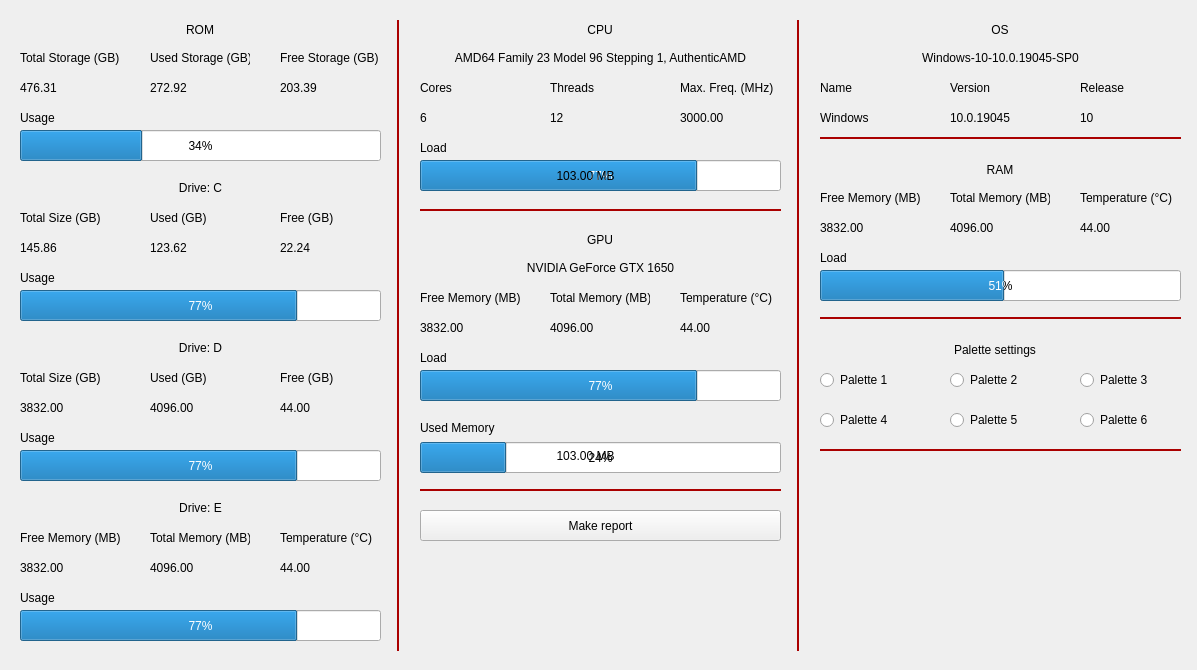
<?xml version="1.0" encoding="UTF-8"?>
<ui version="4.0">
 <class>MainWindow</class>
 <widget class="QMainWindow" name="MainWindow">
  <property name="geometry">
   <rect>
    <x>0</x>
    <y>0</y>
    <width>1197</width>
    <height>670</height>
   </rect>
  </property>
  <property name="focusPolicy">
   <enum>Qt::FocusPolicy::NoFocus</enum>
  </property>
  <property name="windowTitle">
   <string>SyS-health</string>
  </property>
  <widget class="QWidget" name="centralwidget">
   <widget class="Line" name="line">
    <property name="geometry">
     <rect>
      <x>390</x>
      <y>20</y>
      <width>16</width>
      <height>631</height>
     </rect>
    </property>
    <property name="styleSheet">
     <string notr="true">color: rgb(170, 0, 0)</string>
    </property>
    <property name="frameShadow">
     <enum>QFrame::Shadow::Plain</enum>
    </property>
    <property name="lineWidth">
     <number>2</number>
    </property>
    <property name="orientation">
     <enum>Qt::Orientation::Vertical</enum>
    </property>
   </widget>
   <widget class="QLabel" name="label_cpu">
    <property name="geometry">
     <rect>
      <x>475</x>
      <y>20</y>
      <width>250</width>
      <height>20</height>
     </rect>
    </property>
    <property name="text">
     <string>CPU</string>
    </property>
    <property name="alignment">
     <set>Qt::AlignmentFlag::AlignCenter</set>
    </property>
   </widget>
   <widget class="QLabel" name="label_rom">
    <property name="geometry">
     <rect>
      <x>75</x>
      <y>20</y>
      <width>250</width>
      <height>20</height>
     </rect>
    </property>
    <property name="text">
     <string>ROM</string>
    </property>
    <property name="alignment">
     <set>Qt::AlignmentFlag::AlignCenter</set>
    </property>
   </widget>
   <widget class="QLabel" name="label_gpu">
    <property name="geometry">
     <rect>
      <x>475</x>
      <y>230</y>
      <width>250</width>
      <height>20</height>
     </rect>
    </property>
    <property name="text">
     <string>GPU</string>
    </property>
    <property name="alignment">
     <set>Qt::AlignmentFlag::AlignCenter</set>
    </property>
   </widget>
   <widget class="QLabel" name="label_ram">
    <property name="geometry">
     <rect>
      <x>875</x>
      <y>160</y>
      <width>250</width>
      <height>20</height>
     </rect>
    </property>
    <property name="text">
     <string>RAM</string>
    </property>
    <property name="alignment">
     <set>Qt::AlignmentFlag::AlignCenter</set>
    </property>
   </widget>
   <widget class="QLabel" name="label_8">
    <property name="geometry">
     <rect>
      <x>550</x>
      <y>80</y>
      <width>100</width>
      <height>16</height>
     </rect>
    </property>
    <property name="text">
     <string>Threads</string>
    </property>
   </widget>
   <widget class="QLabel" name="label_cpu_threads_value">
    <property name="geometry">
     <rect>
      <x>550</x>
      <y>110</y>
      <width>100</width>
      <height>16</height>
     </rect>
    </property>
    <property name="text">
     <string>12</string>
    </property>
   </widget>
   <widget class="QLabel" name="label_cpu_name">
    <property name="geometry">
     <rect>
      <x>420</x>
      <y>50</y>
      <width>361</width>
      <height>16</height>
     </rect>
    </property>
    <property name="text">
     <string>AMD64 Family 23 Model 96 Stepping 1, AuthenticAMD</string>
    </property>
    <property name="alignment">
     <set>Qt::AlignmentFlag::AlignCenter</set>
    </property>
   </widget>
   <widget class="QLabel" name="label_11">
    <property name="geometry">
     <rect>
      <x>420</x>
      <y>80</y>
      <width>100</width>
      <height>16</height>
     </rect>
    </property>
    <property name="text">
     <string>Cores</string>
    </property>
   </widget>
   <widget class="QLabel" name="label_cpu_cores_value">
    <property name="geometry">
     <rect>
      <x>420</x>
      <y>110</y>
      <width>100</width>
      <height>16</height>
     </rect>
    </property>
    <property name="text">
     <string>6</string>
    </property>
   </widget>
   <widget class="QLabel" name="label_cpu_max_freq_value">
    <property name="geometry">
     <rect>
      <x>680</x>
      <y>110</y>
      <width>100</width>
      <height>16</height>
     </rect>
    </property>
    <property name="text">
     <string>3000.00</string>
    </property>
   </widget>
   <widget class="QLabel" name="label_14">
    <property name="geometry">
     <rect>
      <x>680</x>
      <y>80</y>
      <width>100</width>
      <height>16</height>
     </rect>
    </property>
    <property name="text">
     <string>Max. Freq. (MHz)</string>
    </property>
   </widget>
   <widget class="QLabel" name="label_gpu_free_value">
    <property name="geometry">
     <rect>
      <x>420</x>
      <y>320</y>
      <width>100</width>
      <height>16</height>
     </rect>
    </property>
    <property name="text">
     <string>3832.00</string>
    </property>
   </widget>
   <widget class="QLabel" name="label_16">
    <property name="geometry">
     <rect>
      <x>680</x>
      <y>290</y>
      <width>100</width>
      <height>16</height>
     </rect>
    </property>
    <property name="text">
     <string>Temperature (°C)</string>
    </property>
   </widget>
   <widget class="QLabel" name="label_gpu_total_value">
    <property name="geometry">
     <rect>
      <x>550</x>
      <y>320</y>
      <width>100</width>
      <height>16</height>
     </rect>
    </property>
    <property name="text">
     <string>4096.00</string>
    </property>
   </widget>
   <widget class="QLabel" name="label_18">
    <property name="geometry">
     <rect>
      <x>550</x>
      <y>290</y>
      <width>100</width>
      <height>16</height>
     </rect>
    </property>
    <property name="text">
     <string>Total Memory (MB)</string>
    </property>
   </widget>
   <widget class="QLabel" name="label_gpu_temp_value">
    <property name="geometry">
     <rect>
      <x>680</x>
      <y>320</y>
      <width>100</width>
      <height>16</height>
     </rect>
    </property>
    <property name="text">
     <string>44.00</string>
    </property>
   </widget>
   <widget class="QLabel" name="label_20">
    <property name="geometry">
     <rect>
      <x>420</x>
      <y>290</y>
      <width>100</width>
      <height>16</height>
     </rect>
    </property>
    <property name="text">
     <string>Free Memory (MB)</string>
    </property>
   </widget>
   <widget class="QLabel" name="label_gpu_name">
    <property name="geometry">
     <rect>
      <x>420</x>
      <y>260</y>
      <width>361</width>
      <height>16</height>
     </rect>
    </property>
    <property name="text">
     <string>NVIDIA GeForce GTX 1650</string>
    </property>
    <property name="alignment">
     <set>Qt::AlignmentFlag::AlignCenter</set>
    </property>
   </widget>
   <widget class="QProgressBar" name="progressBar">
    <property name="geometry">
     <rect>
      <x>420</x>
      <y>370</y>
      <width>361</width>
      <height>31</height>
     </rect>
    </property>
    <property name="value">
     <number>77</number>
    </property>
   </widget>
   <widget class="QLabel" name="label_22">
    <property name="geometry">
     <rect>
      <x>420</x>
      <y>350</y>
      <width>100</width>
      <height>16</height>
     </rect>
    </property>
    <property name="text">
     <string>Load</string>
    </property>
   </widget>
   <widget class="QProgressBar" name="progressBar_2">
    <property name="geometry">
     <rect>
      <x>420</x>
      <y>442</y>
      <width>361</width>
      <height>31</height>
     </rect>
    </property>
    <property name="value">
     <number>24</number>
    </property>
    <property name="textVisible">
     <bool>true</bool>
    </property>
   </widget>
   <widget class="QLabel" name="label_23">
    <property name="geometry">
     <rect>
      <x>420</x>
      <y>420</y>
      <width>100</width>
      <height>16</height>
     </rect>
    </property>
    <property name="text">
     <string>Used Memory</string>
    </property>
   </widget>
   <widget class="Line" name="line_2">
    <property name="geometry">
     <rect>
      <x>420</x>
      <y>200</y>
      <width>361</width>
      <height>21</height>
     </rect>
    </property>
    <property name="styleSheet">
     <string notr="true">color: rgb(170, 0, 0)</string>
    </property>
    <property name="frameShadow">
     <enum>QFrame::Shadow::Plain</enum>
    </property>
    <property name="lineWidth">
     <number>2</number>
    </property>
    <property name="midLineWidth">
     <number>0</number>
    </property>
    <property name="orientation">
     <enum>Qt::Orientation::Horizontal</enum>
    </property>
   </widget>
   <widget class="QLabel" name="label_24">
    <property name="geometry">
     <rect>
      <x>420</x>
      <y>440</y>
      <width>331</width>
      <height>31</height>
     </rect>
    </property>
    <property name="text">
     <string>103.00 MB</string>
    </property>
    <property name="alignment">
     <set>Qt::AlignmentFlag::AlignCenter</set>
    </property>
   </widget>
   <widget class="QWidget" name="widget_rom_disk" native="true">
    <property name="geometry">
     <rect>
      <x>20</x>
      <y>180</y>
      <width>361</width>
      <height>141</height>
     </rect>
    </property>
    <widget class="QLabel" name="label_30">
     <property name="geometry">
      <rect>
       <x>0</x>
       <y>30</y>
       <width>100</width>
       <height>16</height>
      </rect>
     </property>
     <property name="text">
      <string>Total Size (GB)</string>
     </property>
    </widget>
    <widget class="QLabel" name="label_29">
     <property name="geometry">
      <rect>
       <x>260</x>
       <y>30</y>
       <width>100</width>
       <height>16</height>
      </rect>
     </property>
     <property name="text">
      <string>Free (GB)</string>
     </property>
    </widget>
    <widget class="QLabel" name="label_rom_disk_free_value">
     <property name="geometry">
      <rect>
       <x>260</x>
       <y>60</y>
       <width>100</width>
       <height>16</height>
      </rect>
     </property>
     <property name="text">
      <string>22.24</string>
     </property>
    </widget>
    <widget class="QLabel" name="label_rom_disk_total_value">
     <property name="geometry">
      <rect>
       <x>0</x>
       <y>60</y>
       <width>100</width>
       <height>16</height>
      </rect>
     </property>
     <property name="text">
      <string>145.86</string>
     </property>
    </widget>
    <widget class="QLabel" name="label_25">
     <property name="geometry">
      <rect>
       <x>130</x>
       <y>30</y>
       <width>100</width>
       <height>16</height>
      </rect>
     </property>
     <property name="text">
      <string>Used (GB)</string>
     </property>
    </widget>
    <widget class="QLabel" name="label_rom_disk_used_value">
     <property name="geometry">
      <rect>
       <x>130</x>
       <y>60</y>
       <width>100</width>
       <height>16</height>
      </rect>
     </property>
     <property name="text">
      <string>123.62</string>
     </property>
    </widget>
    <widget class="QLabel" name="label_31">
     <property name="geometry">
      <rect>
       <x>0</x>
       <y>90</y>
       <width>100</width>
       <height>16</height>
      </rect>
     </property>
     <property name="text">
      <string>Usage</string>
     </property>
    </widget>
    <widget class="QProgressBar" name="progressBar_rom_disk">
     <property name="geometry">
      <rect>
       <x>0</x>
       <y>110</y>
       <width>361</width>
       <height>31</height>
      </rect>
     </property>
     <property name="value">
      <number>77</number>
     </property>
    </widget>
    <widget class="QLabel" name="label_rom_drive_name">
     <property name="geometry">
      <rect>
       <x>0</x>
       <y>0</y>
       <width>361</width>
       <height>16</height>
      </rect>
     </property>
     <property name="text">
      <string>Drive: C</string>
     </property>
     <property name="alignment">
      <set>Qt::AlignmentFlag::AlignCenter</set>
     </property>
    </widget>
   </widget>
   <widget class="QWidget" name="widget_2" native="true">
    <property name="geometry">
     <rect>
      <x>20</x>
      <y>340</y>
      <width>361</width>
      <height>141</height>
     </rect>
    </property>
    <widget class="QLabel" name="label_32">
     <property name="geometry">
      <rect>
       <x>0</x>
       <y>30</y>
       <width>100</width>
       <height>16</height>
      </rect>
     </property>
     <property name="text">
      <string>Total Size (GB)</string>
     </property>
    </widget>
    <widget class="QLabel" name="label_33">
     <property name="geometry">
      <rect>
       <x>260</x>
       <y>30</y>
       <width>100</width>
       <height>16</height>
      </rect>
     </property>
     <property name="text">
      <string>Free (GB)</string>
     </property>
    </widget>
    <widget class="QLabel" name="label_34">
     <property name="geometry">
      <rect>
       <x>260</x>
       <y>60</y>
       <width>100</width>
       <height>16</height>
      </rect>
     </property>
     <property name="text">
      <string>44.00</string>
     </property>
    </widget>
    <widget class="QLabel" name="label_35">
     <property name="geometry">
      <rect>
       <x>0</x>
       <y>60</y>
       <width>100</width>
       <height>16</height>
      </rect>
     </property>
     <property name="text">
      <string>3832.00</string>
     </property>
    </widget>
    <widget class="QLabel" name="label_36">
     <property name="geometry">
      <rect>
       <x>130</x>
       <y>30</y>
       <width>100</width>
       <height>16</height>
      </rect>
     </property>
     <property name="text">
      <string>Used (GB)</string>
     </property>
    </widget>
    <widget class="QLabel" name="label_37">
     <property name="geometry">
      <rect>
       <x>130</x>
       <y>60</y>
       <width>100</width>
       <height>16</height>
      </rect>
     </property>
     <property name="text">
      <string>4096.00</string>
     </property>
    </widget>
    <widget class="QLabel" name="label_38">
     <property name="geometry">
      <rect>
       <x>0</x>
       <y>90</y>
       <width>100</width>
       <height>16</height>
      </rect>
     </property>
     <property name="text">
      <string>Usage</string>
     </property>
    </widget>
    <widget class="QProgressBar" name="progressBar_4">
     <property name="geometry">
      <rect>
       <x>0</x>
       <y>110</y>
       <width>361</width>
       <height>31</height>
      </rect>
     </property>
     <property name="value">
      <number>77</number>
     </property>
    </widget>
    <widget class="QLabel" name="label_40">
     <property name="geometry">
      <rect>
       <x>0</x>
       <y>0</y>
       <width>361</width>
       <height>16</height>
      </rect>
     </property>
     <property name="text">
      <string>Drive: D</string>
     </property>
     <property name="alignment">
      <set>Qt::AlignmentFlag::AlignCenter</set>
     </property>
    </widget>
   </widget>
   <widget class="QWidget" name="widget_3" native="true">
    <property name="geometry">
     <rect>
      <x>20</x>
      <y>500</y>
      <width>361</width>
      <height>141</height>
     </rect>
    </property>
    <widget class="QLabel" name="label_49">
     <property name="geometry">
      <rect>
       <x>0</x>
       <y>30</y>
       <width>100</width>
       <height>16</height>
      </rect>
     </property>
     <property name="text">
      <string>Free Memory (MB)</string>
     </property>
    </widget>
    <widget class="QLabel" name="label_50">
     <property name="geometry">
      <rect>
       <x>260</x>
       <y>30</y>
       <width>100</width>
       <height>16</height>
      </rect>
     </property>
     <property name="text">
      <string>Temperature (°C)</string>
     </property>
    </widget>
    <widget class="QLabel" name="label_51">
     <property name="geometry">
      <rect>
       <x>260</x>
       <y>60</y>
       <width>100</width>
       <height>16</height>
      </rect>
     </property>
     <property name="text">
      <string>44.00</string>
     </property>
    </widget>
    <widget class="QLabel" name="label_52">
     <property name="geometry">
      <rect>
       <x>0</x>
       <y>60</y>
       <width>100</width>
       <height>16</height>
      </rect>
     </property>
     <property name="text">
      <string>3832.00</string>
     </property>
    </widget>
    <widget class="QLabel" name="label_53">
     <property name="geometry">
      <rect>
       <x>130</x>
       <y>30</y>
       <width>100</width>
       <height>16</height>
      </rect>
     </property>
     <property name="text">
      <string>Total Memory (MB)</string>
     </property>
    </widget>
    <widget class="QLabel" name="label_54">
     <property name="geometry">
      <rect>
       <x>130</x>
       <y>60</y>
       <width>100</width>
       <height>16</height>
      </rect>
     </property>
     <property name="text">
      <string>4096.00</string>
     </property>
    </widget>
    <widget class="QLabel" name="label_55">
     <property name="geometry">
      <rect>
       <x>0</x>
       <y>90</y>
       <width>100</width>
       <height>16</height>
      </rect>
     </property>
     <property name="text">
      <string>Usage</string>
     </property>
    </widget>
    <widget class="QProgressBar" name="progressBar_6">
     <property name="geometry">
      <rect>
       <x>0</x>
       <y>110</y>
       <width>361</width>
       <height>31</height>
      </rect>
     </property>
     <property name="value">
      <number>77</number>
     </property>
    </widget>
    <widget class="QLabel" name="label_56">
     <property name="geometry">
      <rect>
       <x>0</x>
       <y>0</y>
       <width>361</width>
       <height>16</height>
      </rect>
     </property>
     <property name="text">
      <string>Drive: E</string>
     </property>
     <property name="alignment">
      <set>Qt::AlignmentFlag::AlignCenter</set>
     </property>
    </widget>
   </widget>
   <widget class="Line" name="line_5">
    <property name="geometry">
     <rect>
      <x>790</x>
      <y>20</y>
      <width>16</width>
      <height>631</height>
     </rect>
    </property>
    <property name="styleSheet">
     <string notr="true">color: rgb(170, 0, 0)</string>
    </property>
    <property name="frameShadow">
     <enum>QFrame::Shadow::Plain</enum>
    </property>
    <property name="lineWidth">
     <number>2</number>
    </property>
    <property name="orientation">
     <enum>Qt::Orientation::Vertical</enum>
    </property>
   </widget>
   <widget class="QLabel" name="label_3">
    <property name="geometry">
     <rect>
      <x>950</x>
      <y>80</y>
      <width>100</width>
      <height>16</height>
     </rect>
    </property>
    <property name="text">
     <string>Version</string>
    </property>
   </widget>
   <widget class="QLabel" name="label_6">
    <property name="geometry">
     <rect>
      <x>950</x>
      <y>110</y>
      <width>100</width>
      <height>16</height>
     </rect>
    </property>
    <property name="text">
     <string>10.0.19045</string>
    </property>
   </widget>
   <widget class="QLabel" name="label_os">
    <property name="geometry">
     <rect>
      <x>875</x>
      <y>20</y>
      <width>250</width>
      <height>20</height>
     </rect>
    </property>
    <property name="text">
     <string>OS</string>
    </property>
    <property name="alignment">
     <set>Qt::AlignmentFlag::AlignCenter</set>
    </property>
   </widget>
   <widget class="QLabel" name="label">
    <property name="geometry">
     <rect>
      <x>820</x>
      <y>50</y>
      <width>361</width>
      <height>16</height>
     </rect>
    </property>
    <property name="text">
     <string>Windows-10-10.0.19045-SP0</string>
    </property>
    <property name="alignment">
     <set>Qt::AlignmentFlag::AlignCenter</set>
    </property>
   </widget>
   <widget class="QLabel" name="label_2">
    <property name="geometry">
     <rect>
      <x>820</x>
      <y>80</y>
      <width>100</width>
      <height>16</height>
     </rect>
    </property>
    <property name="text">
     <string>Name</string>
    </property>
   </widget>
   <widget class="QLabel" name="label_5">
    <property name="geometry">
     <rect>
      <x>820</x>
      <y>110</y>
      <width>100</width>
      <height>16</height>
     </rect>
    </property>
    <property name="text">
     <string>Windows</string>
    </property>
   </widget>
   <widget class="QLabel" name="label_7">
    <property name="geometry">
     <rect>
      <x>1080</x>
      <y>110</y>
      <width>100</width>
      <height>16</height>
     </rect>
    </property>
    <property name="text">
     <string>10</string>
    </property>
   </widget>
   <widget class="QLabel" name="label_4">
    <property name="geometry">
     <rect>
      <x>1080</x>
      <y>80</y>
      <width>100</width>
      <height>16</height>
     </rect>
    </property>
    <property name="text">
     <string>Release</string>
    </property>
   </widget>
   <widget class="QLabel" name="label_57">
    <property name="geometry">
     <rect>
      <x>150</x>
      <y>50</y>
      <width>100</width>
      <height>16</height>
     </rect>
    </property>
    <property name="text">
     <string>Used Storage (GB)</string>
    </property>
   </widget>
   <widget class="QLabel" name="label_rom_used_value">
    <property name="geometry">
     <rect>
      <x>150</x>
      <y>80</y>
      <width>100</width>
      <height>16</height>
     </rect>
    </property>
    <property name="text">
     <string>272.92</string>
    </property>
   </widget>
   <widget class="QLabel" name="label_rom_total_value">
    <property name="geometry">
     <rect>
      <x>20</x>
      <y>80</y>
      <width>100</width>
      <height>16</height>
     </rect>
    </property>
    <property name="text">
     <string>476.31</string>
    </property>
   </widget>
   <widget class="QLabel" name="label_rom_free_value">
    <property name="geometry">
     <rect>
      <x>280</x>
      <y>80</y>
      <width>100</width>
      <height>16</height>
     </rect>
    </property>
    <property name="text">
     <string>203.39</string>
    </property>
   </widget>
   <widget class="QLabel" name="label_61">
    <property name="geometry">
     <rect>
      <x>280</x>
      <y>50</y>
      <width>100</width>
      <height>16</height>
     </rect>
    </property>
    <property name="text">
     <string>Free Storage (GB)</string>
    </property>
   </widget>
   <widget class="QLabel" name="label_rom_total">
    <property name="geometry">
     <rect>
      <x>20</x>
      <y>50</y>
      <width>100</width>
      <height>16</height>
     </rect>
    </property>
    <property name="text">
     <string>Total Storage (GB)</string>
    </property>
   </widget>
   <widget class="QProgressBar" name="progressBar_rom">
    <property name="geometry">
     <rect>
      <x>20</x>
      <y>130</y>
      <width>361</width>
      <height>31</height>
     </rect>
    </property>
    <property name="value">
     <number>34</number>
    </property>
   </widget>
   <widget class="QLabel" name="label_63">
    <property name="geometry">
     <rect>
      <x>20</x>
      <y>110</y>
      <width>100</width>
      <height>16</height>
     </rect>
    </property>
    <property name="text">
     <string>Usage</string>
    </property>
   </widget>
   <widget class="QLabel" name="label_64">
    <property name="geometry">
     <rect>
      <x>420</x>
      <y>140</y>
      <width>100</width>
      <height>16</height>
     </rect>
    </property>
    <property name="text">
     <string>Load</string>
    </property>
   </widget>
   <widget class="QProgressBar" name="progressBar_cpu_load_freq_value">
    <property name="geometry">
     <rect>
      <x>420</x>
      <y>160</y>
      <width>361</width>
      <height>31</height>
     </rect>
    </property>
    <property name="value">
     <number>77</number>
    </property>
   </widget>
   <widget class="QLabel" name="label_cpu_load_freq_value">
    <property name="geometry">
     <rect>
      <x>420</x>
      <y>160</y>
      <width>331</width>
      <height>31</height>
     </rect>
    </property>
    <property name="text">
     <string>103.00 MB</string>
    </property>
    <property name="alignment">
     <set>Qt::AlignmentFlag::AlignCenter</set>
    </property>
   </widget>
   <widget class="QLabel" name="label_66">
    <property name="geometry">
     <rect>
      <x>950</x>
      <y>190</y>
      <width>100</width>
      <height>16</height>
     </rect>
    </property>
    <property name="text">
     <string>Total Memory (MB)</string>
    </property>
   </widget>
   <widget class="QLabel" name="label_67">
    <property name="geometry">
     <rect>
      <x>950</x>
      <y>220</y>
      <width>100</width>
      <height>16</height>
     </rect>
    </property>
    <property name="text">
     <string>4096.00</string>
    </property>
   </widget>
   <widget class="QLabel" name="label_68">
    <property name="geometry">
     <rect>
      <x>820</x>
      <y>220</y>
      <width>100</width>
      <height>16</height>
     </rect>
    </property>
    <property name="text">
     <string>3832.00</string>
    </property>
   </widget>
   <widget class="QLabel" name="label_69">
    <property name="geometry">
     <rect>
      <x>1080</x>
      <y>220</y>
      <width>100</width>
      <height>16</height>
     </rect>
    </property>
    <property name="text">
     <string>44.00</string>
    </property>
   </widget>
   <widget class="QLabel" name="label_70">
    <property name="geometry">
     <rect>
      <x>820</x>
      <y>250</y>
      <width>100</width>
      <height>16</height>
     </rect>
    </property>
    <property name="text">
     <string>Load</string>
    </property>
   </widget>
   <widget class="QProgressBar" name="progressBar_9">
    <property name="geometry">
     <rect>
      <x>820</x>
      <y>270</y>
      <width>361</width>
      <height>31</height>
     </rect>
    </property>
    <property name="value">
     <number>51</number>
    </property>
   </widget>
   <widget class="QLabel" name="label_71">
    <property name="geometry">
     <rect>
      <x>1080</x>
      <y>190</y>
      <width>100</width>
      <height>16</height>
     </rect>
    </property>
    <property name="text">
     <string>Temperature (°C)</string>
    </property>
   </widget>
   <widget class="QLabel" name="label_72">
    <property name="geometry">
     <rect>
      <x>820</x>
      <y>190</y>
      <width>100</width>
      <height>16</height>
     </rect>
    </property>
    <property name="text">
     <string>Free Memory (MB)</string>
    </property>
   </widget>
   <widget class="Line" name="line_3">
    <property name="geometry">
     <rect>
      <x>820</x>
      <y>130</y>
      <width>361</width>
      <height>16</height>
     </rect>
    </property>
    <property name="styleSheet">
     <string notr="true">color: rgb(170, 0, 0)</string>
    </property>
    <property name="frameShadow">
     <enum>QFrame::Shadow::Plain</enum>
    </property>
    <property name="lineWidth">
     <number>2</number>
    </property>
    <property name="orientation">
     <enum>Qt::Orientation::Horizontal</enum>
    </property>
   </widget>
   <widget class="Line" name="line_4">
    <property name="geometry">
     <rect>
      <x>820</x>
      <y>310</y>
      <width>361</width>
      <height>16</height>
     </rect>
    </property>
    <property name="styleSheet">
     <string notr="true">color: rgb(170, 0, 0)</string>
    </property>
    <property name="frameShadow">
     <enum>QFrame::Shadow::Plain</enum>
    </property>
    <property name="lineWidth">
     <number>2</number>
    </property>
    <property name="orientation">
     <enum>Qt::Orientation::Horizontal</enum>
    </property>
   </widget>
   <widget class="QLabel" name="label_palette_settings">
    <property name="geometry">
     <rect>
      <x>870</x>
      <y>340</y>
      <width>250</width>
      <height>20</height>
     </rect>
    </property>
    <property name="text">
     <string>Palette settings</string>
    </property>
    <property name="alignment">
     <set>Qt::AlignmentFlag::AlignCenter</set>
    </property>
   </widget>
   <widget class="QRadioButton" name="radioButton">
    <property name="geometry">
     <rect>
      <x>820</x>
      <y>370</y>
      <width>89</width>
      <height>20</height>
     </rect>
    </property>
    <property name="text">
     <string>Palette 1</string>
    </property>
   </widget>
   <widget class="QRadioButton" name="radioButton_2">
    <property name="geometry">
     <rect>
      <x>950</x>
      <y>370</y>
      <width>89</width>
      <height>20</height>
     </rect>
    </property>
    <property name="text">
     <string>Palette 2</string>
    </property>
   </widget>
   <widget class="QRadioButton" name="radioButton_3">
    <property name="geometry">
     <rect>
      <x>1080</x>
      <y>370</y>
      <width>89</width>
      <height>20</height>
     </rect>
    </property>
    <property name="text">
     <string>Palette 3</string>
    </property>
   </widget>
   <widget class="QRadioButton" name="radioButton_4">
    <property name="geometry">
     <rect>
      <x>820</x>
      <y>410</y>
      <width>89</width>
      <height>20</height>
     </rect>
    </property>
    <property name="text">
     <string>Palette 4</string>
    </property>
   </widget>
   <widget class="QRadioButton" name="radioButton_5">
    <property name="geometry">
     <rect>
      <x>950</x>
      <y>410</y>
      <width>89</width>
      <height>20</height>
     </rect>
    </property>
    <property name="text">
     <string>Palette 5</string>
    </property>
   </widget>
   <widget class="QRadioButton" name="radioButton_6">
    <property name="geometry">
     <rect>
      <x>1080</x>
      <y>410</y>
      <width>89</width>
      <height>20</height>
     </rect>
    </property>
    <property name="text">
     <string>Palette 6</string>
    </property>
   </widget>
   <widget class="Line" name="line_6">
    <property name="geometry">
     <rect>
      <x>820</x>
      <y>440</y>
      <width>361</width>
      <height>21</height>
     </rect>
    </property>
    <property name="styleSheet">
     <string notr="true">color: rgb(170, 0, 0)</string>
    </property>
    <property name="frameShadow">
     <enum>QFrame::Shadow::Plain</enum>
    </property>
    <property name="lineWidth">
     <number>2</number>
    </property>
    <property name="orientation">
     <enum>Qt::Orientation::Horizontal</enum>
    </property>
   </widget>
   <widget class="QLabel" name="label_73">
    <property name="geometry">
     <rect>
      <x>920</x>
      <y>480</y>
      <width>151</width>
      <height>151</height>
     </rect>
    </property>
    <property name="text">
     <string/>
    </property>
    <property name="pixmap">
     <pixmap resource="../icon/file.qrc">:/squirrel.png</pixmap>
    </property>
    <property name="scaledContents">
     <bool>true</bool>
    </property>
   </widget>
   <widget class="Line" name="line_7">
    <property name="geometry">
     <rect>
      <x>420</x>
      <y>480</y>
      <width>361</width>
      <height>21</height>
     </rect>
    </property>
    <property name="styleSheet">
     <string notr="true">color: rgb(170, 0, 0)</string>
    </property>
    <property name="frameShadow">
     <enum>QFrame::Shadow::Plain</enum>
    </property>
    <property name="lineWidth">
     <number>2</number>
    </property>
    <property name="orientation">
     <enum>Qt::Orientation::Horizontal</enum>
    </property>
   </widget>
   <widget class="QPushButton" name="pushButton_make_report">
    <property name="geometry">
     <rect>
      <x>420</x>
      <y>510</y>
      <width>361</width>
      <height>31</height>
     </rect>
    </property>
    <property name="text">
     <string>Make report</string>
    </property>
   </widget>
  </widget>
 </widget>
 <resources>
  <include location="../icon/file.qrc"/>
 </resources>
 <connections/>
</ui>
